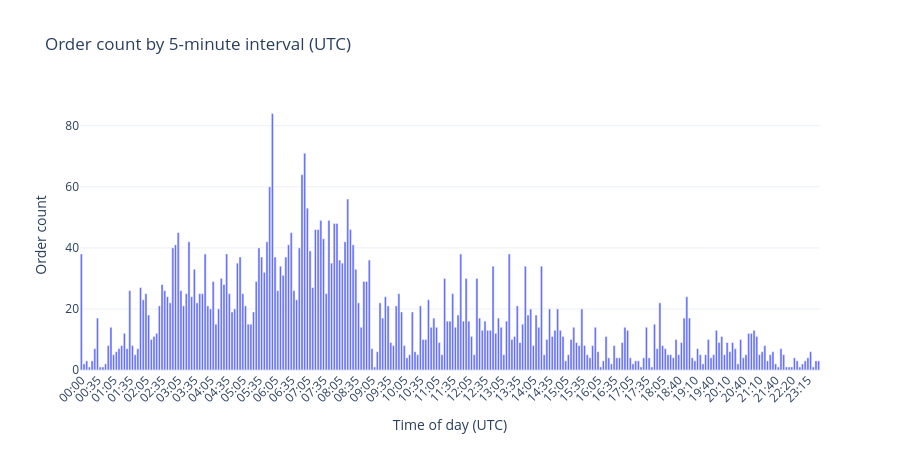

Source (notebook cell):
### Code cell
local_orders = polybot_all['order_timestamp'].dt.tz_convert('utc')
time_of_day = local_orders.dt.floor('5min').dt.time
order_counts_5min = time_of_day.value_counts().sort_index()
order_counts_5min.index = [t.strftime('%H:%M') for t in order_counts_5min.index]

fig_time = go.Figure()
fig_time.add_trace(go.Bar(
    x=order_counts_5min.index,
    y=order_counts_5min.values,
    name='Orders'
))
fig_time.update_layout(
    title='Order count by 5-minute interval (UTC)',
    xaxis_title='Time of day (UTC)',
    yaxis_title='Order count',
    template='plotly_white', height=450,
    xaxis=dict(tickangle=-45),
)
fig_time.show()

### Figure 1 — Plotly figure (JSON) as saved in the notebook; plotly's stock layout.template omitted (floating-point values rounded to 4 significant figures; data arrays with more than 128 entries replaced by an {"elided": "..."} marker saying what was removed)
{"data": [{"name": "Orders", "type": "bar", "x": {"elided": "275 str values"}, "y": {"elided": "275 int values"}}], "layout": {"height": 450, "title": {"text": "Order count by 5-minute interval (UTC)"}, "xaxis": {"tickangle": -45, "title": {"text": "Time of day (UTC)"}}, "yaxis": {"title": {"text": "Order count"}}}}
